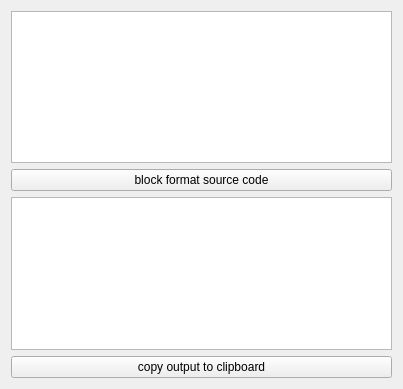
<?xml version="1.0" encoding="UTF-8"?>
<ui version="4.0">
 <class>BlockCodeFormatter</class>
 <widget class="QWidget" name="BlockCodeFormatter">
  <property name="geometry">
   <rect>
    <x>0</x>
    <y>0</y>
    <width>403</width>
    <height>389</height>
   </rect>
  </property>
  <property name="windowTitle">
   <string>Form</string>
  </property>
  <layout class="QVBoxLayout" name="verticalLayout">
   <item>
    <widget class="QPlainTextEdit" name="plainTextEditInput">
     <property name="font">
      <font>
       <family>Courier</family>
       <pointsize>10</pointsize>
      </font>
     </property>
    </widget>
   </item>
   <item>
    <widget class="QPushButton" name="pushButtonBlockFormat">
     <property name="text">
      <string>block format source code</string>
     </property>
    </widget>
   </item>
   <item>
    <widget class="QPlainTextEdit" name="plainTextEditOutput">
     <property name="font">
      <font>
       <family>Courier</family>
       <pointsize>10</pointsize>
      </font>
     </property>
    </widget>
   </item>
   <item>
    <widget class="QPushButton" name="pushButtonCopyToClipboard">
     <property name="text">
      <string>copy output to clipboard</string>
     </property>
    </widget>
   </item>
  </layout>
 </widget>
 <resources/>
 <connections/>
</ui>
